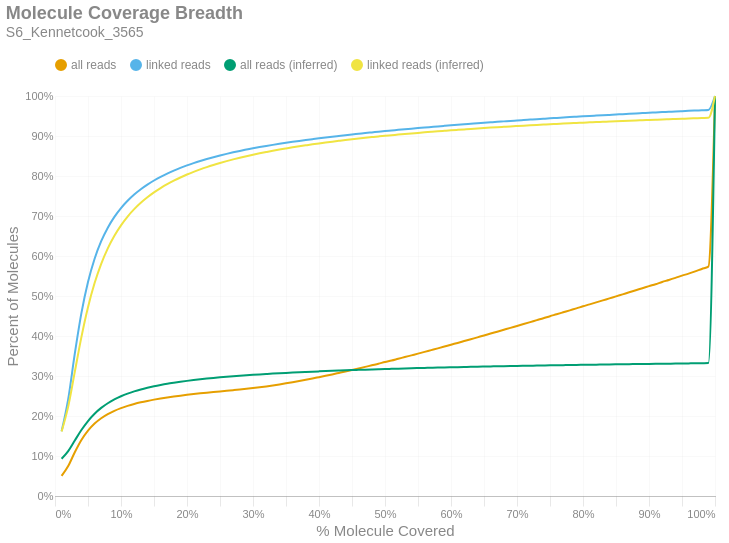

The notebook cell saved with this chart:
### Markdown cell above
### Molecule Read Coverage
This chart shows molecule coverage breadth as computed by the number of bases aligned to that molecule. In other words, "*how much of each unique long molecule is actually sequenced/aligned?*" Keep in mind there is a distinction between sequences and alignments, since some sequences belonging to a particular molecule may not align well and wouldn't appear in the alignment data. This chart also shows molecule coverage breadth as computed by the *inferred fragment* from which the aligned sequences originate. Unlike read coverage, this calculation takes into account the total insert size, including unsequenced gaps between the forward and reverse reads. Like the previous figures, these are cumulative percents.

### Code cell
if SKIPLR:
    print_html(f"Skipped")
else:
    binned_df = consolidated_hist(valids['coverage_bp'], mask, 0.01, True)
    binned_df_inf = consolidated_hist(valids['coverage_inserts'], mask, 0.01, True)
    binned_df = binned_df.with_columns(pl.lit(binned_df_inf['all reads (cumsum)']).alias('all reads (inferred)'))
    binned_df = binned_df.with_columns(pl.lit(binned_df_inf['linked reads (cumsum)']).alias('linked reads (inferred)'))
    binned_df = binned_df.with_columns(
        (pl.col('bin').cast(pl.Float64) + 0.01).alias('right_edge')
    )

    with SafeRender(binned_df):
        (
            density_plot(binned_df, 'Molecule Coverage Breadth', samplename, 'molcov', ['all reads (inferred)','linked reads (inferred)'])
            .encode(
                #x=alt.X('bin:Q', title="% Molecule Covered").axis(format = '%').scale(padding=0),
                x=alt.X('right_edge:Q', title="% Molecule Covered").axis(format='%').scale(padding=0),
                y=alt.Y('value:Q', title='Percent of Molecules')
                    .axis(format='%')
                    .stack(False)
                    .scale(domainMin=0, padding=0),
                color=alt.Color("key:N").scale(domain = ["all reads", "linked reads", "all reads (inferred)", "linked reads (inferred)"]),
                tooltip = [
                    alt.Tooltip("key:N", title = "Data Type"),
                    alt.Tooltip("range_label:N", title="% Molecule Covered"),
                    alt.Tooltip("value:Q", format = ".2%", title="% Molecules")
                ]
            )
        ).display()

### Figure 1 — Vega-Lite specification as saved in the notebook (floating-point values rounded to 4 significant figures)
{"width": "container", "height": 400, "config": {"title": {"anchor": "start", "dy": -15, "fontSize": 18, "color": "#888888", "subtitleColor": "#888888", "subtitleFontSize": 14}, "arc": {"fill": "#0072B2"}, "axis": {"domainColor": "#888888", "domainWidth": 0.5, "gridWidth": 0.2, "grid": false, "titleFontWeight": 400, "titleFontSize": 15, "labelFontSize": 11, "labelColor": "#888888", "tickColor": "#888888", "tickWidth": 0.2, "titleColor": "#888888"}, "axisBand": {"grid": false}, "axisX": {"grid": true, "tickSize": 10, "domainCap": "round"}, "axisY": {"domain": false, "grid": true, "tickSize": 0, "domainCap": "round"}, "background": "transparent", "header": {"labelFontSize": 15, "labelColor": "#888888", "titleFontSize": 15, "titleFontWeight": 600, "titleColor": "#888888"}, "legend": {"labelFont": "sans-serif", "labelFontSize": 12, "labelColor": "#888888", "symbolSize": 100, "symbolType": "circle", "titleFontSize": 12, "titlePadding": 10, "titleColor": "#888888", "title": null, "orient": "top"}, "range": {"category": ["#E69F00", "#56B4E9", "#009E73", "#F0E442", "#0072B2", "#D55E00", "#CC79A7", "#000000"], "diverging": ["#cfe8f3", "#a2d4ec", "#73bfe2", "#46abdb", "#1696d2", "#12719e"]}, "area": {"fill": "#0072B2", "fillOpacity": 0.7, "line": true, "strokeOpacity": 0.7}, "line": {"color": "#0072B2", "stroke": "#0072B2", "strokeWidth": 2}, "trail": {"color": "#0072B2", "stroke": "#0072B2", "strokeWidth": 0, "size": 1}, "point": {"filled": true, "fillOpacity": 1.0, "size": 95}, "text": {"color": "#888888", "fontSize": 11, "align": "right", "fontWeight": 400, "size": 11}, "bar": {"fill": "#0072B2", "stroke": null}, "view": {"stroke": null, "continuousWidth": 660, "continuousHeight": 400}}, "data": {"name": "data-960b85fe6251ac4de1187b4b99ac560c"}, "mark": {"type": "line", "interpolate": "monotone", "point": {"opacity": 0, "size": 275}}, "encoding": {"color": {"field": "key", "scale": {"domain": ["all reads", "linked reads", "all reads (inferred)", "linked reads (inferred)"]}, "type": "nominal"}, "tooltip": [{"field": "key", "title": "Data Type", "type": "nominal"}, {"field": "range_label", "title": "% Molecule Covered", "type": "nominal"}, {"field": "value", "format": ".2%", "title": "% Molecules", "type": "quantitative"}], "x": {"axis": {"format": "%"}, "field": "right_edge", "scale": {"padding": 0}, "title": "% Molecule Covered", "type": "quantitative"}, "y": {"axis": {"format": "%"}, "field": "value", "scale": {"domainMin": 0, "padding": 0}, "stack": false, "title": "Percent of Molecules", "type": "quantitative"}}, "params": [{"name": "param_c36ac31b6afebe62", "select": {"type": "point", "fields": ["key"]}, "bind": "legend"}], "title": {"text": "Molecule Coverage Breadth", "subtitle": "S6_Kennetcook_3565"}, "transform": [{"fold": ["all reads (cumsum)", "linked reads (cumsum)", "all reads (inferred)", "linked reads (inferred)"]}, {"calculate": "replace(datum.key, ' (cumsum)', '')", "as": "key"}, {"filter": {"param": "param_c36ac31b6afebe62"}}], "usermeta": {"embedOptions": {"downloadFileName": "S6_Kennetcook_3565.molcov"}}, "$schema": "https://vega.github.io/schema/vega-lite/v6.1.0.json", "datasets": {"data-960b85fe6251ac4de1187b4b99ac560c": [{"bin": "0.0", "interval": "0.0-0.01", "all reads": 0.05014, "linked reads": 0.1618, "all reads (cumsum)": 0.05014, "linked reads (cumsum)": 0.1618, "range_label": "0.0-0.01", "all reads (inferred)": 0.09309, "linked reads (inferred)": 0.1613, "right_edge": 0.01}, {"bin": "0.01", "interval": "0.01-0.02", "all reads": 0.02469, "linked reads": 0.08034, "all reads (cumsum)": 0.07483, "linked reads (cumsum)": 0.2421, "range_label": "0.01-0.02", "all reads (inferred)": 0.1123, "linked reads (inferred)": 0.2235, "right_edge": 0.02}, {"bin": "0.02", "interval": "0.02-0.03", "all reads": 0.03451, "linked reads": 0.1138, "all reads (cumsum)": 0.1093, "linked reads (cumsum)": 0.3559, "range_label": "0.02-0.03", "all reads (inferred)": 0.1387, "linked reads (inferred)": 0.3105, "right_edge": 0.03}, {"bin": "0.03", "interval": "0.03-0.04", "all reads": 0.03068, "linked reads": 0.1014, "all reads (cumsum)": 0.14, "linked reads (cumsum)": 0.4572, "range_label": "0.03-0.04", "all reads (inferred)": 0.165, "linked reads (inferred)": 0.3973, "right_edge": 0.04}, {"bin": "0.04", "interval": "0.04-0.05", "all reads": 0.02349, "linked reads": 0.07763, "all reads (cumsum)": 0.1635, "linked reads (cumsum)": 0.5349, "range_label": "0.04-0.05", "all reads (inferred)": 0.1875, "linked reads (inferred)": 0.4719, "right_edge": 0.05}, {"bin": "0.05", "interval": "0.05-0.06", "all reads": 0.01768, "linked reads": 0.0583, "all reads (cumsum)": 0.1812, "linked reads (cumsum)": 0.5932, "range_label": "0.05-0.06", "all reads (inferred)": 0.2057, "linked reads (inferred)": 0.5323, "right_edge": 0.06}, {"bin": "0.06", "interval": "0.06-0.07", "all reads": 0.01327, "linked reads": 0.04374, "all reads (cumsum)": 0.1945, "linked reads (cumsum)": 0.6369, "range_label": "0.06-0.07", "all reads (inferred)": 0.2202, "linked reads (inferred)": 0.5805, "right_edge": 0.07}, {"bin": "0.07", "interval": "0.07-0.08", "all reads": 0.01029, "linked reads": 0.03386, "all reads (cumsum)": 0.2048, "linked reads (cumsum)": 0.6708, "range_label": "0.07-0.08", "all reads (inferred)": 0.2319, "linked reads (inferred)": 0.6192, "right_edge": 0.08}, {"bin": "0.08", "interval": "0.08-0.09", "all reads": 0.008244, "linked reads": 0.02705, "all reads (cumsum)": 0.213, "linked reads (cumsum)": 0.6978, "range_label": "0.08-0.09", "all reads (inferred)": 0.2415, "linked reads (inferred)": 0.6508, "right_edge": 0.09}, {"bin": "0.09", "interval": "0.09-0.1", "all reads": 0.006735, "linked reads": 0.02208, "all reads (cumsum)": 0.2197, "linked reads (cumsum)": 0.7199, "range_label": "0.09-0.1", "all reads (inferred)": 0.2493, "linked reads (inferred)": 0.6767, "right_edge": 0.1}, {"bin": "0.1", "interval": "0.1-0.11", "all reads": 0.005584, "linked reads": 0.0182, "all reads (cumsum)": 0.2253, "linked reads (cumsum)": 0.7381, "range_label": "0.1-0.11", "all reads (inferred)": 0.256, "linked reads (inferred)": 0.6987, "right_edge": 0.11}, {"bin": "0.11", "interval": "0.11-0.12", "all reads": 0.004781, "linked reads": 0.01558, "all reads (cumsum)": 0.2301, "linked reads (cumsum)": 0.7537, "range_label": "0.11-0.12", "all reads (inferred)": 0.2615, "linked reads (inferred)": 0.7171, "right_edge": 0.12}, {"bin": "0.12", "interval": "0.12-0.13", "all reads": 0.004099, "linked reads": 0.01333, "all reads (cumsum)": 0.2342, "linked reads (cumsum)": 0.767, "range_label": "0.12-0.13", "all reads (inferred)": 0.2663, "linked reads (inferred)": 0.7329, "right_edge": 0.13}, {"bin": "0.13", "interval": "0.13-0.14", "all reads": 0.003552, "linked reads": 0.01151, "all reads (cumsum)": 0.2378, "linked reads (cumsum)": 0.7785, "range_label": "0.13-0.14", "all reads (inferred)": 0.2705, "linked reads (inferred)": 0.7467, "right_edge": 0.14}, {"bin": "0.14", "interval": "0.14-0.15", "all reads": 0.003158, "linked reads": 0.0102, "all reads (cumsum)": 0.2409, "linked reads (cumsum)": 0.7887, "range_label": "0.14-0.15", "all reads (inferred)": 0.2742, "linked reads (inferred)": 0.759, "right_edge": 0.15}, {"bin": "0.15", "interval": "0.15-0.16", "all reads": 0.002861, "linked reads": 0.00918, "all reads (cumsum)": 0.2438, "linked reads (cumsum)": 0.7979, "range_label": "0.15-0.16", "all reads (inferred)": 0.2775, "linked reads (inferred)": 0.7698, "right_edge": 0.16}, {"bin": "0.16", "interval": "0.16-0.17", "all reads": 0.002569, "linked reads": 0.008195, "all reads (cumsum)": 0.2463, "linked reads (cumsum)": 0.8061, "range_label": "0.16-0.17", "all reads (inferred)": 0.2805, "linked reads (inferred)": 0.7796, "right_edge": 0.17}, {"bin": "0.17", "interval": "0.17-0.18", "all reads": 0.002358, "linked reads": 0.007429, "all reads (cumsum)": 0.2487, "linked reads (cumsum)": 0.8135, "range_label": "0.17-0.18", "all reads (inferred)": 0.2831, "linked reads (inferred)": 0.7882, "right_edge": 0.18}, {"bin": "0.18", "interval": "0.18-0.19", "all reads": 0.002175, "linked reads": 0.006739, "all reads (cumsum)": 0.2509, "linked reads (cumsum)": 0.8203, "range_label": "0.18-0.19", "all reads (inferred)": 0.2856, "linked reads (inferred)": 0.7963, "right_edge": 0.19}, {"bin": "0.19", "interval": "0.19-0.2", "all reads": 0.002029, "linked reads": 0.006216, "all reads (cumsum)": 0.2529, "linked reads (cumsum)": 0.8265, "range_label": "0.19-0.2", "all reads (inferred)": 0.2878, "linked reads (inferred)": 0.8036, "right_edge": 0.2}, {"bin": "0.2", "interval": "0.2-0.21", "all reads": 0.001898, "linked reads": 0.00572, "all reads (cumsum)": 0.2548, "linked reads (cumsum)": 0.8322, "range_label": "0.2-0.21", "all reads (inferred)": 0.2898, "linked reads (inferred)": 0.8103, "right_edge": 0.21}, {"bin": "0.21", "interval": "0.21-0.22", "all reads": 0.001811, "linked reads": 0.005329, "all reads (cumsum)": 0.2566, "linked reads (cumsum)": 0.8375, "range_label": "0.21-0.22", "all reads (inferred)": 0.2917, "linked reads (inferred)": 0.8165, "right_edge": 0.22}, {"bin": "0.22", "interval": "0.22-0.23", "all reads": 0.001717, "linked reads": 0.004946, "all reads (cumsum)": 0.2583, "linked reads (cumsum)": 0.8425, "range_label": "0.22-0.23", "all reads (inferred)": 0.2935, "linked reads (inferred)": 0.8222, "right_edge": 0.23}, {"bin": "0.23", "interval": "0.23-0.24", "all reads": 0.001619, "linked reads": 0.004544, "all reads (cumsum)": 0.2599, "linked reads (cumsum)": 0.847, "range_label": "0.23-0.24", "all reads (inferred)": 0.2951, "linked reads (inferred)": 0.8275, "right_edge": 0.24}, {"bin": "0.24", "interval": "0.24-0.25", "all reads": 0.00157, "linked reads": 0.0043, "all reads (cumsum)": 0.2615, "linked reads (cumsum)": 0.8513, "range_label": "0.24-0.25", "all reads (inferred)": 0.2966, "linked reads (inferred)": 0.8325, "right_edge": 0.25}, {"bin": "0.25", "interval": "0.25-0.26", "all reads": 0.001543, "linked reads": 0.004051, "all reads (cumsum)": 0.2631, "linked reads (cumsum)": 0.8554, "range_label": "0.25-0.26", "all reads (inferred)": 0.298, "linked reads (inferred)": 0.8371, "right_edge": 0.26}, {"bin": "0.26", "interval": "0.26-0.27", "all reads": 0.00151, "linked reads": 0.003796, "all reads (cumsum)": 0.2646, "linked reads (cumsum)": 0.8592, "range_label": "0.26-0.27", "all reads (inferred)": 0.2994, "linked reads (inferred)": 0.8415, "right_edge": 0.27}, {"bin": "0.27", "interval": "0.27-0.28", "all reads": 0.001571, "linked reads": 0.003537, "all reads (cumsum)": 0.2661, "linked reads (cumsum)": 0.8627, "range_label": "0.27-0.28", "all reads (inferred)": 0.3006, "linked reads (inferred)": 0.8456, "right_edge": 0.28}, {"bin": "0.28", "interval": "0.28-0.29", "all reads": 0.001725, "linked reads": 0.003314, "all reads (cumsum)": 0.2679, "linked reads (cumsum)": 0.866, "range_label": "0.28-0.29", "all reads (inferred)": 0.3018, "linked reads (inferred)": 0.8496, "right_edge": 0.29}, {"bin": "0.29", "interval": "0.29-0.3", "all reads": 0.001917, "linked reads": 0.003251, "all reads (cumsum)": 0.2698, "linked reads (cumsum)": 0.8693, "range_label": "0.29-0.3", "all reads (inferred)": 0.3029, "linked reads (inferred)": 0.8532, "right_edge": 0.3}, {"bin": "0.3", "interval": "0.3-0.31", "all reads": 0.002021, "linked reads": 0.002974, "all reads (cumsum)": 0.2718, "linked reads (cumsum)": 0.8723, "range_label": "0.3-0.31", "all reads (inferred)": 0.304, "linked reads (inferred)": 0.8566, "right_edge": 0.31}, {"bin": "0.31", "interval": "0.31-0.32", "all reads": 0.002202, "linked reads": 0.002832, "all reads (cumsum)": 0.274, "linked reads (cumsum)": 0.8751, "range_label": "0.31-0.32", "all reads (inferred)": 0.305, "linked reads (inferred)": 0.8599, "right_edge": 0.32}, {"bin": "0.32", "interval": "0.32-0.33", "all reads": 0.002384, "linked reads": 0.002742, "all reads (cumsum)": 0.2764, "linked reads (cumsum)": 0.8778, "range_label": "0.32-0.33", "all reads (inferred)": 0.3059, "linked reads (inferred)": 0.8631, "right_edge": 0.33}, {"bin": "0.33", "interval": "0.33-0.34", "all reads": 0.002529, "linked reads": 0.002648, "all reads (cumsum)": 0.2789, "linked reads (cumsum)": 0.8805, "range_label": "0.33-0.34", "all reads (inferred)": 0.3069, "linked reads (inferred)": 0.8661, "right_edge": 0.34}, {"bin": "0.34", "interval": "0.34-0.35", "all reads": 0.002701, "linked reads": 0.00251, "all reads (cumsum)": 0.2816, "linked reads (cumsum)": 0.883, "range_label": "0.34-0.35", "all reads (inferred)": 0.3077, "linked reads (inferred)": 0.8689, "right_edge": 0.35}, {"bin": "0.35", "interval": "0.35-0.36", "all reads": 0.002842, "linked reads": 0.002422, "all reads (cumsum)": 0.2845, "linked reads (cumsum)": 0.8854, "range_label": "0.35-0.36", "all reads (inferred)": 0.3086, "linked reads (inferred)": 0.8716, "right_edge": 0.36}, {"bin": "0.36", "interval": "0.36-0.37", "all reads": 0.002936, "linked reads": 0.002336, "all reads (cumsum)": 0.2874, "linked reads (cumsum)": 0.8877, "range_label": "0.36-0.37", "all reads (inferred)": 0.3094, "linked reads (inferred)": 0.8743, "right_edge": 0.37}, {"bin": "0.37", "interval": "0.37-0.38", "all reads": 0.003084, "linked reads": 0.002227, "all reads (cumsum)": 0.2905, "linked reads (cumsum)": 0.89, "range_label": "0.37-0.38", "all reads (inferred)": 0.3101, "linked reads (inferred)": 0.8767, "right_edge": 0.38}, {"bin": "0.38", "interval": "0.38-0.39", "all reads": 0.00321, "linked reads": 0.002158, "all reads (cumsum)": 0.2937, "linked reads (cumsum)": 0.8921, "range_label": "0.38-0.39", "all reads (inferred)": 0.3109, "linked reads (inferred)": 0.8791, "right_edge": 0.39}, {"bin": "0.39", "interval": "0.39-0.4", "all reads": 0.003375, "linked reads": 0.002126, "all reads (cumsum)": 0.2971, "linked reads (cumsum)": 0.8943, "range_label": "0.39-0.4", "all reads (inferred)": 0.3116, "linked reads (inferred)": 0.8814, "right_edge": 0.4}, {"bin": "0.4", "interval": "0.4-0.41", "all reads": 0.003383, "linked reads": 0.002032, "all reads (cumsum)": 0.3004, "linked reads (cumsum)": 0.8963, "range_label": "0.4-0.41", "all reads (inferred)": 0.3123, "linked reads (inferred)": 0.8837, "right_edge": 0.41}, {"bin": "0.41", "interval": "0.41-0.42", "all reads": 0.00352, "linked reads": 0.001952, "all reads (cumsum)": 0.304, "linked reads (cumsum)": 0.8982, "range_label": "0.41-0.42", "all reads (inferred)": 0.3129, "linked reads (inferred)": 0.8858, "right_edge": 0.42}, {"bin": "0.42", "interval": "0.42-0.43", "all reads": 0.003642, "linked reads": 0.001899, "all reads (cumsum)": 0.3076, "linked reads (cumsum)": 0.9001, "range_label": "0.42-0.43", "all reads (inferred)": 0.3136, "linked reads (inferred)": 0.8879, "right_edge": 0.43}, {"bin": "0.43", "interval": "0.43-0.44", "all reads": 0.003664, "linked reads": 0.001897, "all reads (cumsum)": 0.3113, "linked reads (cumsum)": 0.902, "range_label": "0.43-0.44", "all reads (inferred)": 0.3142, "linked reads (inferred)": 0.8899, "right_edge": 0.44}, {"bin": "0.44", "interval": "0.44-0.45", "all reads": 0.003789, "linked reads": 0.001828, "all reads (cumsum)": 0.3151, "linked reads (cumsum)": 0.9039, "range_label": "0.44-0.45", "all reads (inferred)": 0.3148, "linked reads (inferred)": 0.8918, "right_edge": 0.45}, {"bin": "0.45", "interval": "0.45-0.46", "all reads": 0.003826, "linked reads": 0.001715, "all reads (cumsum)": 0.3189, "linked reads (cumsum)": 0.9056, "range_label": "0.45-0.46", "all reads (inferred)": 0.3154, "linked reads (inferred)": 0.8937, "right_edge": 0.46}, {"bin": "0.46", "interval": "0.46-0.47", "all reads": 0.003886, "linked reads": 0.001758, "all reads (cumsum)": 0.3228, "linked reads (cumsum)": 0.9073, "range_label": "0.46-0.47", "all reads (inferred)": 0.3159, "linked reads (inferred)": 0.8955, "right_edge": 0.47}, {"bin": "0.47", "interval": "0.47-0.48", "all reads": 0.004008, "linked reads": 0.001663, "all reads (cumsum)": 0.3268, "linked reads (cumsum)": 0.909, "range_label": "0.47-0.48", "all reads (inferred)": 0.3165, "linked reads (inferred)": 0.8972, "right_edge": 0.48}, {"bin": "0.48", "interval": "0.48-0.49", "all reads": 0.00387, "linked reads": 0.001656, "all reads (cumsum)": 0.3307, "linked reads (cumsum)": 0.9107, "range_label": "0.48-0.49", "all reads (inferred)": 0.317, "linked reads (inferred)": 0.8989, "right_edge": 0.49}, {"bin": "0.49", "interval": "0.49-0.5", "all reads": 0.004368, "linked reads": 0.001674, "all reads (cumsum)": 0.335, "linked reads (cumsum)": 0.9123, "range_label": "0.49-0.5", "all reads (inferred)": 0.3175, "linked reads (inferred)": 0.9005, "right_edge": 0.5}, {"bin": "0.5", "interval": "0.5-0.51", "all reads": 0.003763, "linked reads": 0.00153, "all reads (cumsum)": 0.3388, "linked reads (cumsum)": 0.9139, "range_label": "0.5-0.51", "all reads (inferred)": 0.318, "linked reads (inferred)": 0.902, "right_edge": 0.51}, {"bin": "0.51", "interval": "0.51-0.52", "all reads": 0.004329, "linked reads": 0.001573, "all reads (cumsum)": 0.3431, "linked reads (cumsum)": 0.9154, "range_label": "0.51-0.52", "all reads (inferred)": 0.3184, "linked reads (inferred)": 0.9035, "right_edge": 0.52}, {"bin": "0.52", "interval": "0.52-0.53", "all reads": 0.004225, "linked reads": 0.001524, "all reads (cumsum)": 0.3473, "linked reads (cumsum)": 0.917, "range_label": "0.52-0.53", "all reads (inferred)": 0.3189, "linked reads (inferred)": 0.905, "right_edge": 0.53}, {"bin": "0.53", "interval": "0.53-0.54", "all reads": 0.004293, "linked reads": 0.001453, "all reads (cumsum)": 0.3516, "linked reads (cumsum)": 0.9184, "range_label": "0.53-0.54", "all reads (inferred)": 0.3193, "linked reads (inferred)": 0.9064, "right_edge": 0.54}, {"bin": "0.54", "interval": "0.54-0.55", "all reads": 0.004254, "linked reads": 0.001404, "all reads (cumsum)": 0.3559, "linked reads (cumsum)": 0.9198, "range_label": "0.54-0.55", "all reads (inferred)": 0.3198, "linked reads (inferred)": 0.9078, "right_edge": 0.55}, {"bin": "0.55", "interval": "0.55-0.56", "all reads": 0.004401, "linked reads": 0.001405, "all reads (cumsum)": 0.3603, "linked reads (cumsum)": 0.9212, "range_label": "0.55-0.56", "all reads (inferred)": 0.3202, "linked reads (inferred)": 0.9091, "right_edge": 0.56}, {"bin": "0.56", "interval": "0.56-0.57", "all reads": 0.004419, "linked reads": 0.001404, "all reads (cumsum)": 0.3647, "linked reads (cumsum)": 0.9226, "range_label": "0.56-0.57", "all reads (inferred)": 0.3206, "linked reads (inferred)": 0.9105, "right_edge": 0.57}, {"bin": "0.57", "interval": "0.57-0.58", "all reads": 0.004418, "linked reads": 0.001403, "all reads (cumsum)": 0.3691, "linked reads (cumsum)": 0.924, "range_label": "0.57-0.58", "all reads (inferred)": 0.321, "linked reads (inferred)": 0.9117, "right_edge": 0.58}, {"bin": "0.58", "interval": "0.58-0.59", "all reads": 0.004523, "linked reads": 0.001351, "all reads (cumsum)": 0.3736, "linked reads (cumsum)": 0.9254, "range_label": "0.58-0.59", "all reads (inferred)": 0.3214, "linked reads (inferred)": 0.913, "right_edge": 0.59}, {"bin": "0.59", "interval": "0.59-0.6", "all reads": 0.004629, "linked reads": 0.001336, "all reads (cumsum)": 0.3783, "linked reads (cumsum)": 0.9267, "range_label": "0.59-0.6", "all reads (inferred)": 0.3218, "linked reads (inferred)": 0.9142, "right_edge": 0.6}, {"bin": "0.6", "interval": "0.6-0.61", "all reads": 0.004421, "linked reads": 0.001294, "all reads (cumsum)": 0.3827, "linked reads (cumsum)": 0.928, "range_label": "0.6-0.61", "all reads (inferred)": 0.3222, "linked reads (inferred)": 0.9154, "right_edge": 0.61}, {"bin": "0.61", "interval": "0.61-0.62", "all reads": 0.004651, "linked reads": 0.001259, "all reads (cumsum)": 0.3873, "linked reads (cumsum)": 0.9293, "range_label": "0.61-0.62", "all reads (inferred)": 0.3225, "linked reads (inferred)": 0.9165, "right_edge": 0.62}, {"bin": "0.62", "interval": "0.62-0.63", "all reads": 0.004625, "linked reads": 0.001228, "all reads (cumsum)": 0.392, "linked reads (cumsum)": 0.9305, "range_label": "0.62-0.63", "all reads (inferred)": 0.3229, "linked reads (inferred)": 0.9177, "right_edge": 0.63}, {"bin": "0.63", "interval": "0.63-0.64", "all reads": 0.004679, "linked reads": 0.001243, "all reads (cumsum)": 0.3967, "linked reads (cumsum)": 0.9317, "range_label": "0.63-0.64", "all reads (inferred)": 0.3232, "linked reads (inferred)": 0.9188, "right_edge": 0.64}, {"bin": "0.64", "interval": "0.64-0.65", "all reads": 0.004599, "linked reads": 0.001222, "all reads (cumsum)": 0.4013, "linked reads (cumsum)": 0.933, "range_label": "0.64-0.65", "all reads (inferred)": 0.3236, "linked reads (inferred)": 0.9199, "right_edge": 0.65}, {"bin": "0.65", "interval": "0.65-0.66", "all reads": 0.004861, "linked reads": 0.001236, "all reads (cumsum)": 0.4061, "linked reads (cumsum)": 0.9342, "range_label": "0.65-0.66", "all reads (inferred)": 0.3239, "linked reads (inferred)": 0.921, "right_edge": 0.66}, {"bin": "0.66", "interval": "0.66-0.67", "all reads": 0.004652, "linked reads": 0.001223, "all reads (cumsum)": 0.4108, "linked reads (cumsum)": 0.9354, "range_label": "0.66-0.67", "all reads (inferred)": 0.3243, "linked reads (inferred)": 0.922, "right_edge": 0.67}, {"bin": "0.67", "interval": "0.67-0.68", "all reads": 0.004759, "linked reads": 0.001147, "all reads (cumsum)": 0.4155, "linked reads (cumsum)": 0.9366, "range_label": "0.67-0.68", "all reads (inferred)": 0.3246, "linked reads (inferred)": 0.923, "right_edge": 0.68}, {"bin": "0.68", "interval": "0.68-0.69", "all reads": 0.004747, "linked reads": 0.001174, "all reads (cumsum)": 0.4203, "linked reads (cumsum)": 0.9377, "range_label": "0.68-0.69", "all reads (inferred)": 0.3249, "linked reads (inferred)": 0.924, "right_edge": 0.69}, {"bin": "0.69", "interval": "0.69-0.7", "all reads": 0.004838, "linked reads": 0.001072, "all reads (cumsum)": 0.4251, "linked reads (cumsum)": 0.9388, "range_label": "0.69-0.7", "all reads (inferred)": 0.3252, "linked reads (inferred)": 0.9249, "right_edge": 0.7}, {"bin": "0.7", "interval": "0.7-0.71", "all reads": 0.004715, "linked reads": 0.0011, "all reads (cumsum)": 0.4298, "linked reads (cumsum)": 0.9399, "range_label": "0.7-0.71", "all reads (inferred)": 0.3255, "linked reads (inferred)": 0.9258, "right_edge": 0.71}, {"bin": "0.71", "interval": "0.71-0.72", "all reads": 0.004848, "linked reads": 0.0011, "all reads (cumsum)": 0.4347, "linked reads (cumsum)": 0.941, "range_label": "0.71-0.72", "all reads (inferred)": 0.3258, "linked reads (inferred)": 0.9267, "right_edge": 0.72}, {"bin": "0.72", "interval": "0.72-0.73", "all reads": 0.004937, "linked reads": 0.001096, "all reads (cumsum)": 0.4396, "linked reads (cumsum)": 0.9421, "range_label": "0.72-0.73", "all reads (inferred)": 0.3261, "linked reads (inferred)": 0.9276, "right_edge": 0.73}, {"bin": "0.73", "interval": "0.73-0.74", "all reads": 0.00478, "linked reads": 0.001059, "all reads (cumsum)": 0.4444, "linked reads (cumsum)": 0.9432, "range_label": "0.73-0.74", "all reads (inferred)": 0.3263, "linked reads (inferred)": 0.9285, "right_edge": 0.74}, {"bin": "0.74", "interval": "0.74-0.75", "all reads": 0.00511, "linked reads": 0.001046, "all reads (cumsum)": 0.4495, "linked reads (cumsum)": 0.9442, "range_label": "0.74-0.75", "all reads (inferred)": 0.3266, "linked reads (inferred)": 0.9293, "right_edge": 0.75}, {"bin": "0.75", "interval": "0.75-0.76", "all reads": 0.004735, "linked reads": 0.0009734, "all reads (cumsum)": 0.4542, "linked reads (cumsum)": 0.9452, "range_label": "0.75-0.76", "all reads (inferred)": 0.3269, "linked reads (inferred)": 0.9301, "right_edge": 0.76}, {"bin": "0.76", "interval": "0.76-0.77", "all reads": 0.004945, "linked reads": 0.0009873, "all reads (cumsum)": 0.4592, "linked reads (cumsum)": 0.9462, "range_label": "0.76-0.77", "all reads (inferred)": 0.3272, "linked reads (inferred)": 0.931, "right_edge": 0.77}, {"bin": "0.77", "interval": "0.77-0.78", "all reads": 0.00497, "linked reads": 0.001026, "all reads (cumsum)": 0.4641, "linked reads (cumsum)": 0.9472, "range_label": "0.77-0.78", "all reads (inferred)": 0.3274, "linked reads (inferred)": 0.9318, "right_edge": 0.78}, {"bin": "0.78", "interval": "0.78-0.79", "all reads": 0.004895, "linked reads": 0.0009667, "all reads (cumsum)": 0.469, "linked reads (cumsum)": 0.9482, "range_label": "0.78-0.79", "all reads (inferred)": 0.3277, "linked reads (inferred)": 0.9326, "right_edge": 0.79}, {"bin": "0.79", "interval": "0.79-0.8", "all reads": 0.005216, "linked reads": 0.0009703, "all reads (cumsum)": 0.4743, "linked reads (cumsum)": 0.9491, "range_label": "0.79-0.8", "all reads (inferred)": 0.3279, "linked reads (inferred)": 0.9333, "right_edge": 0.8}, {"bin": "0.8", "interval": "0.8-0.81", "all reads": 0.004819, "linked reads": 0.0009313, "all reads (cumsum)": 0.4791, "linked reads (cumsum)": 0.9501, "range_label": "0.8-0.81", "all reads (inferred)": 0.3282, "linked reads (inferred)": 0.9341, "right_edge": 0.81}, {"bin": "0.81", "interval": "0.81-0.82", "all reads": 0.004927, "linked reads": 0.0009183, "all reads (cumsum)": 0.484, "linked reads (cumsum)": 0.951, "range_label": "0.81-0.82", "all reads (inferred)": 0.3284, "linked reads (inferred)": 0.9348, "right_edge": 0.82}, {"bin": "0.82", "interval": "0.82-0.83", "all reads": 0.005014, "linked reads": 0.000917, "all reads (cumsum)": 0.489, "linked reads (cumsum)": 0.9519, "range_label": "0.82-0.83", "all reads (inferred)": 0.3287, "linked reads (inferred)": 0.9355, "right_edge": 0.83}, {"bin": "0.83", "interval": "0.83-0.84", "all reads": 0.005062, "linked reads": 0.0008986, "all reads (cumsum)": 0.4941, "linked reads (cumsum)": 0.9528, "range_label": "0.83-0.84", "all reads (inferred)": 0.3289, "linked reads (inferred)": 0.9362, "right_edge": 0.84}, {"bin": "0.84", "interval": "0.84-0.85", "all reads": 0.005001, "linked reads": 0.0008928, "all reads (cumsum)": 0.4991, "linked reads (cumsum)": 0.9537, "range_label": "0.84-0.85", "all reads (inferred)": 0.3291, "linked reads (inferred)": 0.9369, "right_edge": 0.85}, {"bin": "0.85", "interval": "0.85-0.86", "all reads": 0.005087, "linked reads": 0.0008749, "all reads (cumsum)": 0.5042, "linked reads (cumsum)": 0.9546, "range_label": "0.85-0.86", "all reads (inferred)": 0.3293, "linked reads (inferred)": 0.9376, "right_edge": 0.86}, {"bin": "0.86", "interval": "0.86-0.87", "all reads": 0.005035, "linked reads": 0.0009286, "all reads (cumsum)": 0.5092, "linked reads (cumsum)": 0.9555, "range_label": "0.86-0.87", "all reads (inferred)": 0.3296, "linked reads (inferred)": 0.9382, "right_edge": 0.87}, {"bin": "0.87", "interval": "0.87-0.88", "all reads": 0.005149, "linked reads": 0.0008883, "all reads (cumsum)": 0.5144, "linked reads (cumsum)": 0.9564, "range_label": "0.87-0.88", "all reads (inferred)": 0.3298, "linked reads (inferred)": 0.9389, "right_edge": 0.88}, {"bin": "0.88", "interval": "0.88-0.89", "all reads": 0.005046, "linked reads": 0.0008355, "all reads (cumsum)": 0.5194, "linked reads (cumsum)": 0.9572, "range_label": "0.88-0.89", "all reads (inferred)": 0.33, "linked reads (inferred)": 0.9395, "right_edge": 0.89}, {"bin": "0.89", "interval": "0.89-0.9", "all reads": 0.005208, "linked reads": 0.0008525, "all reads (cumsum)": 0.5246, "linked reads (cumsum)": 0.9581, "range_label": "0.89-0.9", "all reads (inferred)": 0.3302, "linked reads (inferred)": 0.9401, "right_edge": 0.9}, {"bin": "0.9", "interval": "0.9-0.91", "all reads": 0.004918, "linked reads": 0.0008005, "all reads (cumsum)": 0.5295, "linked reads (cumsum)": 0.9589, "range_label": "0.9-0.91", "all reads (inferred)": 0.3304, "linked reads (inferred)": 0.9407, "right_edge": 0.91}, {"bin": "0.91", "interval": "0.91-0.92", "all reads": 0.005619, "linked reads": 0.0008462, "all reads (cumsum)": 0.5351, "linked reads (cumsum)": 0.9597, "range_label": "0.91-0.92", "all reads (inferred)": 0.3306, "linked reads (inferred)": 0.9413, "right_edge": 0.92}, {"bin": "0.92", "interval": "0.92-0.93", "all reads": 0.004833, "linked reads": 0.0008077, "all reads (cumsum)": 0.54, "linked reads (cumsum)": 0.9605, "range_label": "0.92-0.93", "all reads (inferred)": 0.3308, "linked reads (inferred)": 0.9419, "right_edge": 0.93}, {"bin": "0.93", "interval": "0.93-0.94", "all reads": 0.005308, "linked reads": 0.0008337, "all reads (cumsum)": 0.5453, "linked reads (cumsum)": 0.9614, "range_label": "0.93-0.94", "all reads (inferred)": 0.3311, "linked reads (inferred)": 0.9425, "right_edge": 0.94}, {"bin": "0.94", "interval": "0.94-0.95", "all reads": 0.005738, "linked reads": 0.0007795, "all reads (cumsum)": 0.551, "linked reads (cumsum)": 0.9621, "range_label": "0.94-0.95", "all reads (inferred)": 0.3313, "linked reads (inferred)": 0.9431, "right_edge": 0.95}, {"bin": "0.95", "interval": "0.95-0.96", "all reads": 0.004831, "linked reads": 0.0007647, "all reads (cumsum)": 0.5559, "linked reads (cumsum)": 0.9629, "range_label": "0.95-0.96", "all reads (inferred)": 0.3315, "linked reads (inferred)": 0.9437, "right_edge": 0.96}, {"bin": "0.96", "interval": "0.96-0.97", "all reads": 0.005646, "linked reads": 0.0007571, "all reads (cumsum)": 0.5615, "linked reads (cumsum)": 0.9637, "range_label": "0.96-0.97", "all reads (inferred)": 0.3317, "linked reads (inferred)": 0.9443, "right_edge": 0.97}, {"bin": "0.97", "interval": "0.97-0.98", "all reads": 0.006108, "linked reads": 0.0007544, "all reads (cumsum)": 0.5676, "linked reads (cumsum)": 0.9644, "range_label": "0.97-0.98", "all reads (inferred)": 0.332, "linked reads (inferred)": 0.9449, "right_edge": 0.98}, {"bin": "0.98", "interval": "0.98-0.99", "all reads": 0.005668, "linked reads": 0.0007553, "all reads (cumsum)": 0.5733, "linked reads (cumsum)": 0.9652, "range_label": "0.98-0.99", "all reads (inferred)": 0.3323, "linked reads (inferred)": 0.9453, "right_edge": 0.99}, {"bin": "0.99", "interval": "0.99-1.0", "all reads": 0.4267, "linked reads": 0.03483, "all reads (cumsum)": 1.0, "linked reads (cumsum)": 1.0, "range_label": "0.99-1.0", "all reads (inferred)": 1.0, "linked reads (inferred)": 1.0, "right_edge": 1.0}]}}
